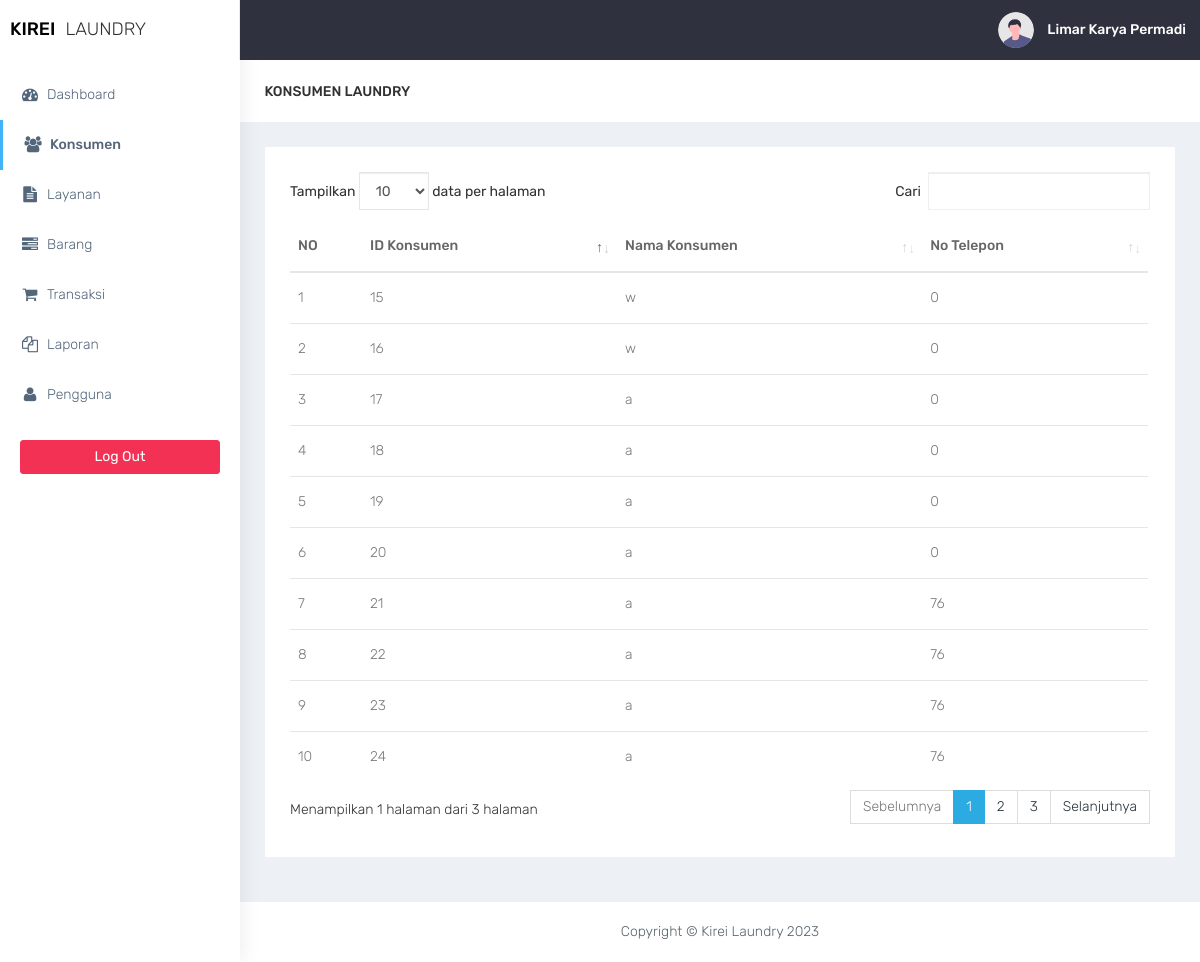
Screenshot of /konsumen/konsumen-laundry.php (signed in) with the database file from the repository.
### tables this page shows
CREATE TABLE `konsumen` (
  `id_konsumen` int(11) NOT NULL,
  `nm_konsumen` varchar(30) NOT NULL,
  `no_tlp` varchar(13) NOT NULL
);

### konsumen/konsumen-laundry.php (the view, shortened to what this page needs)
<?php
require '../functions.php';
require '../layout/layout_header.php';
?>
<div class="container-fluid">
    <div class="row bg-title">
        <div class="col-lg-3 col-md-4 col-sm-4 col-xs-12">
            <h4 class="page-title">Konsumen Laundry</h4>
        </div>
    </div>
    <div class="row">
        <div class="col-md-12 col-lg-12 col-sm-12">
            <div class="white-box">
                <form method="post" action="">
                    <?php
                    if ($conn->connect_errno == 0) {
                        $sql = "SELECT id_konsumen, nm_konsumen, no_tlp FROM konsumen";
                        $res = $conn->query($sql);
                        if ($res) {
                    ?>
                            <div class="table-responsive">
                                <table class="table" id="table">
                                    <thead>
                                        <tr>
                                            <th>NO</th>
                                            <th>ID Konsumen</th>
                                            <th>Nama Konsumen</th>
                                            <th>No Telepon</th>
                                        </tr>
                                    </thead>
                                    <tbody>
                                        <?php
                                        $data = $res->fetch_all(MYSQLI_ASSOC);
                                        foreach ($data as $row) {
                                        ?>
                                            <tr>
                                                <td></td>
                                                <td><?= $row['id_konsumen']; ?></td>
                                                <td><?= $row['nm_konsumen']; ?></td>
                                                <td><?= $row['no_tlp']; ?></td>
                                            </tr>
                                        <?php
                                        }
                                        ?>
                                    </tbody>
                                </table>
                        <?php
                        } else
                            echo "Gagal Eksekusi SQL" . (DEVELOPMENT ? " : " . $conn->error : "") . "<br>";
                    } else
                        echo "Gagal koneksi" . (DEVELOPMENT ? " : " . $conn->connect_error : "") . "<br>";
                        ?>
                            </div>
            </div>
        </div>
    </div>
</div>
<?php
require '../layout/layout_footer.php';
?>

### assets/css/colors/default.css (style rules this page uses)
body { background: #fff; }

### rows the page displays
konsumen: id_konsumen "15", nm_konsumen "w", no_tlp "0"
konsumen: id_konsumen "16", nm_konsumen "w", no_tlp "0"
konsumen: id_konsumen "17", nm_konsumen "a", no_tlp "0"
konsumen: id_konsumen "18", nm_konsumen "a", no_tlp "0"
konsumen: id_konsumen "19", nm_konsumen "a", no_tlp "0"
konsumen: id_konsumen "20", nm_konsumen "a", no_tlp "0"
konsumen: id_konsumen "21", nm_konsumen "a", no_tlp "76"
konsumen: id_konsumen "22", nm_konsumen "a", no_tlp "76"
konsumen: id_konsumen "23", nm_konsumen "a", no_tlp "76"
konsumen: id_konsumen "24", nm_konsumen "a", no_tlp "76"

### other values shown
$_SESSION['nm_pengguna'] "Limar Karya Permadi"
